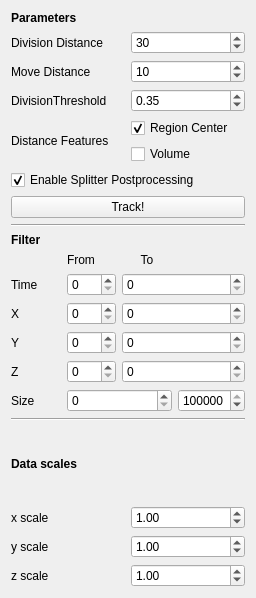
<?xml version="1.0" encoding="UTF-8"?>
<ui version="4.0">
 <class>containingWidget</class>
 <widget class="QWidget" name="containingWidget">
  <property name="geometry">
   <rect>
    <x>0</x>
    <y>0</y>
    <width>256</width>
    <height>598</height>
   </rect>
  </property>
  <property name="sizePolicy">
   <sizepolicy hsizetype="Preferred" vsizetype="Preferred">
    <horstretch>1</horstretch>
    <verstretch>0</verstretch>
   </sizepolicy>
  </property>
  <property name="minimumSize">
   <size>
    <width>256</width>
    <height>0</height>
   </size>
  </property>
  <property name="baseSize">
   <size>
    <width>0</width>
    <height>0</height>
   </size>
  </property>
  <property name="windowTitle">
   <string>Form</string>
  </property>
  <layout class="QVBoxLayout" name="verticalLayout_4">
   <item>
    <layout class="QVBoxLayout" name="verticalLayout">
     <item>
      <widget class="QLabel" name="label">
       <property name="sizePolicy">
        <sizepolicy hsizetype="Preferred" vsizetype="Fixed">
         <horstretch>0</horstretch>
         <verstretch>0</verstretch>
        </sizepolicy>
       </property>
       <property name="text">
        <string>&lt;html&gt;&lt;head/&gt;&lt;body&gt;&lt;p&gt;&lt;span style=&quot; font-weight:600;&quot;&gt;Parameters&lt;/span&gt;&lt;/p&gt;&lt;/body&gt;&lt;/html&gt;</string>
       </property>
      </widget>
     </item>
     <item>
      <layout class="QGridLayout" name="gridLayout_2">
       <item row="4" column="1">
        <layout class="QVBoxLayout" name="verticalLayout_5">
         <item>
          <widget class="QCheckBox" name="comCheckBox">
           <property name="text">
            <string>Region Center</string>
           </property>
           <property name="checked">
            <bool>true</bool>
           </property>
          </widget>
         </item>
         <item>
          <widget class="QCheckBox" name="volCheckBox">
           <property name="text">
            <string>Volume</string>
           </property>
          </widget>
         </item>
        </layout>
       </item>
       <item row="2" column="0">
        <widget class="QLabel" name="label_3">
         <property name="text">
          <string>Move Distance</string>
         </property>
        </widget>
       </item>
       <item row="3" column="0">
        <widget class="QLabel" name="label_5">
         <property name="text">
          <string>DivisionThreshold</string>
         </property>
        </widget>
       </item>
       <item row="1" column="1">
        <widget class="QSpinBox" name="divDistBox">
         <property name="maximum">
          <number>1000</number>
         </property>
         <property name="value">
          <number>30</number>
         </property>
        </widget>
       </item>
       <item row="1" column="0">
        <widget class="QLabel" name="label_2">
         <property name="text">
          <string>Division Distance</string>
         </property>
        </widget>
       </item>
       <item row="4" column="0">
        <widget class="QLabel" name="label_4">
         <property name="text">
          <string>Distance Features</string>
         </property>
        </widget>
       </item>
       <item row="2" column="1">
        <widget class="QSpinBox" name="movDistBox">
         <property name="maximum">
          <number>1000</number>
         </property>
         <property name="value">
          <number>10</number>
         </property>
        </widget>
       </item>
       <item row="3" column="1">
        <widget class="QDoubleSpinBox" name="divThreshBox">
         <property name="maximum">
          <double>1.000000000000000</double>
         </property>
         <property name="singleStep">
          <double>0.050000000000000</double>
         </property>
         <property name="value">
          <double>0.350000000000000</double>
         </property>
        </widget>
       </item>
      </layout>
     </item>
     <item>
      <widget class="QCheckBox" name="splitterHandlingBox">
       <property name="text">
        <string>Enable Splitter Postprocessing</string>
       </property>
       <property name="checked">
        <bool>true</bool>
       </property>
      </widget>
     </item>
     <item>
      <widget class="QPushButton" name="TrackButton">
       <property name="styleSheet">
        <string notr="true"/>
       </property>
       <property name="text">
        <string>Track!</string>
       </property>
      </widget>
     </item>
    </layout>
   </item>
   <item>
    <widget class="Line" name="line">
     <property name="orientation">
      <enum>Qt::Horizontal</enum>
     </property>
    </widget>
   </item>
   <item>
    <layout class="QVBoxLayout" name="verticalLayout_3">
     <item>
      <widget class="QLabel" name="label_12">
       <property name="font">
        <font>
         <weight>75</weight>
         <bold>true</bold>
        </font>
       </property>
       <property name="text">
        <string>Filter</string>
       </property>
      </widget>
     </item>
     <item>
      <layout class="QGridLayout" name="gridLayout_3">
       <item row="0" column="1">
        <widget class="QLabel" name="label_13">
         <property name="text">
          <string>From</string>
         </property>
        </widget>
       </item>
       <item row="0" column="2">
        <widget class="QLabel" name="label_14">
         <property name="text">
          <string>To</string>
         </property>
         <property name="alignment">
          <set>Qt::AlignCenter</set>
         </property>
        </widget>
       </item>
       <item row="1" column="0">
        <widget class="QLabel" name="label_15">
         <property name="text">
          <string>Time</string>
         </property>
        </widget>
       </item>
       <item row="1" column="1">
        <widget class="QSpinBox" name="from_time"/>
       </item>
       <item row="1" column="2" colspan="2">
        <widget class="QSpinBox" name="to_time"/>
       </item>
       <item row="2" column="0">
        <widget class="QLabel" name="label_16">
         <property name="text">
          <string>X</string>
         </property>
        </widget>
       </item>
       <item row="2" column="1">
        <widget class="QSpinBox" name="from_x"/>
       </item>
       <item row="2" column="2" colspan="2">
        <widget class="QSpinBox" name="to_x"/>
       </item>
       <item row="3" column="0">
        <widget class="QLabel" name="label_17">
         <property name="text">
          <string>Y</string>
         </property>
        </widget>
       </item>
       <item row="3" column="1">
        <widget class="QSpinBox" name="from_y"/>
       </item>
       <item row="3" column="2" colspan="2">
        <widget class="QSpinBox" name="to_y"/>
       </item>
       <item row="4" column="0">
        <widget class="QLabel" name="label_18">
         <property name="text">
          <string>Z</string>
         </property>
        </widget>
       </item>
       <item row="4" column="1">
        <widget class="QSpinBox" name="from_z"/>
       </item>
       <item row="4" column="2" colspan="2">
        <widget class="QSpinBox" name="to_z"/>
       </item>
       <item row="5" column="1" colspan="2">
        <widget class="QSpinBox" name="from_size">
         <property name="maximum">
          <number>100000</number>
         </property>
        </widget>
       </item>
       <item row="5" column="3">
        <widget class="QSpinBox" name="to_size">
         <property name="maximum">
          <number>100000</number>
         </property>
         <property name="value">
          <number>100000</number>
         </property>
        </widget>
       </item>
       <item row="5" column="0">
        <widget class="QLabel" name="label_19">
         <property name="text">
          <string>Size</string>
         </property>
        </widget>
       </item>
      </layout>
     </item>
    </layout>
   </item>
   <item>
    <widget class="Line" name="line_2">
     <property name="orientation">
      <enum>Qt::Horizontal</enum>
     </property>
    </widget>
   </item>
   <item>
    <layout class="QVBoxLayout" name="verticalLayout_2">
     <item>
      <widget class="QLabel" name="label_8">
       <property name="font">
        <font>
         <weight>75</weight>
         <bold>true</bold>
        </font>
       </property>
       <property name="text">
        <string>Data scales</string>
       </property>
      </widget>
     </item>
     <item>
      <layout class="QGridLayout" name="gridLayout">
       <item row="1" column="0">
        <widget class="QLabel" name="label_10">
         <property name="text">
          <string>y scale</string>
         </property>
        </widget>
       </item>
       <item row="2" column="0">
        <widget class="QLabel" name="label_11">
         <property name="text">
          <string>z scale</string>
         </property>
        </widget>
       </item>
       <item row="0" column="0">
        <widget class="QLabel" name="label_9">
         <property name="text">
          <string>x scale</string>
         </property>
        </widget>
       </item>
       <item row="0" column="1">
        <widget class="QDoubleSpinBox" name="x_scale">
         <property name="value">
          <double>1.000000000000000</double>
         </property>
        </widget>
       </item>
       <item row="1" column="1">
        <widget class="QDoubleSpinBox" name="y_scale">
         <property name="value">
          <double>1.000000000000000</double>
         </property>
        </widget>
       </item>
       <item row="2" column="1">
        <widget class="QDoubleSpinBox" name="z_scale">
         <property name="value">
          <double>1.000000000000000</double>
         </property>
        </widget>
       </item>
      </layout>
     </item>
    </layout>
   </item>
  </layout>
 </widget>
 <resources/>
 <connections/>
</ui>
